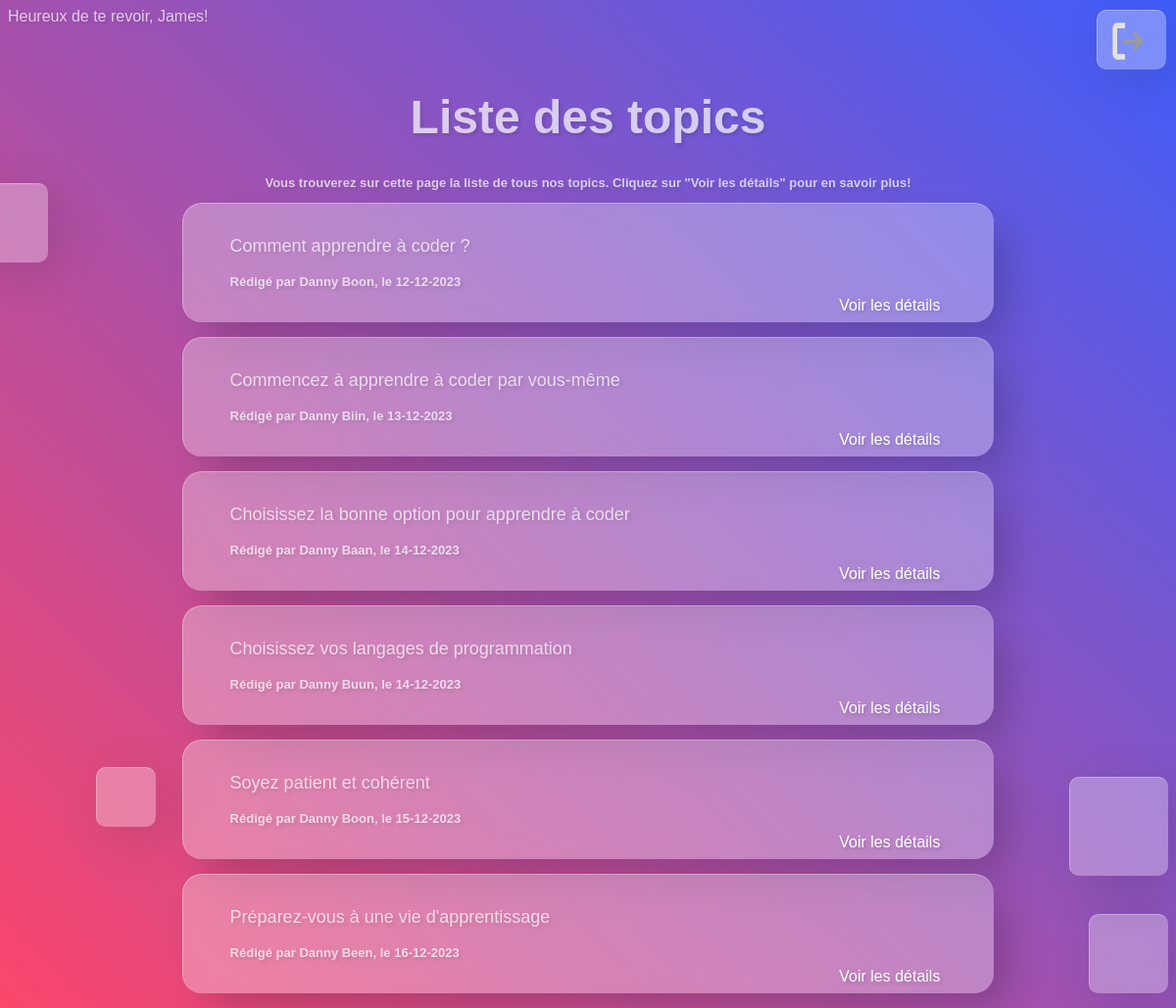
Page /topics.php (signed in) on the committed database.
### tables this page shows
CREATE TABLE topics (id INTEGER PRIMARY KEY AUTOINCREMENT, title TEXT, content TEXT, author TEXT, creation_date TEXT);

### display_topics.php (the view, shortened to what this page needs)
<?php
$output="";
  try{
    if (isset($_SESSION['user_connected'])){
      $pdo = new PDO('sqlite:data.sqlite');
      $sql = "SELECT * from topics";
      $stmt = $pdo->query($sql);
      $results = $stmt->fetchAll();
      forEach($results as $result){
        $title = $result['title'];
        $creation_date = $result['creation_date'];
        $author = $result['author'];
        $output .= "<div class=\"topic-item\">";
        $output .= "<p class=\"topic-title\">".$title."</p>";
        $output .= "<p class=\"topic-author\">Rédigé par ".$author.", le ".$creation_date."</p>";
        $output .= "<a class=\"topic-link\" href=\"details.php?id=".$result['id']."\">Voir les détails</a>";
        $output .= "</div>";
        }
        echo $output;
      } else {
        echo "<script>window.location=\"index.php\";</script>";
      }
    } catch (PDOException $e) {
    echo "<script>alert('Erreur de connexion à la base de données');</script>";
    echo "<script>window.location=\"index.php\";</script>";
    }
?>

### topics.php (shortened to what this page needs)
<?php
$firstname = isset($_COOKIE["firstname"]) ? $_COOKIE["firstname"] : null;
?>
<html>
  <head>
    <link rel="stylesheet" href="Styles/topics.css">
  </head>
  <body>
    <?php
      if (!(isset($_SESSION['user_connected']))){
        echo "<script>window.location=\"error.php\";</script>";
         } else {
        if ($firstname)
          {
            echo "<p class=\"greetings\">Heureux de te revoir, $firstname!</p> <br>";
          } ?>
        <div class="drop drop-4">
          <button class="logout" onclick="location.href='logout.php'" type="button">
              <img src="Images/logout.png" alt="log out" border="0"/>
          </button>
        </div>
        <h1>Liste des topics</h1>
          <p class="subtitle">Vous trouverez sur cette page la liste de tous nos topics.
            Cliquez sur "Voir les détails" pour en savoir plus!</p>
        <div class="container">
          <?php include 'display_topics.php' ?>
        <div>
    <?php } ?>
    <div class="drop drop-1"></div>
    <div class="drop drop-2"></div>
    <div class="drop drop-3"></div>
    <div class="drop drop-5"></div>
</html>

### Styles/topics.css (style rules this page uses)
.container { position: relative; display: list-item; }
.greetings { font-size:medium; }
body { background: linear-gradient(45deg, #FC466B, #3F5EFB); height: auto; font-family: arial, sans-serif; align-items: center; justify-content: center; overflow-y: scroll; }
.topic-item { margin-bottom: 15px; background: rgba(255, 255, 255, .3); padding: 3rem; height: 25px; margin-right: 15%; margin-left: 15%; border-radius: 20px; border-left: 1px solid rgba(255, 255, 255, .3); border-top: 1px solid rgba(255, 255, 255, .3); backdrop-filter: blur(10px); -webkit-backdrop-filter: blur(10px); -moz-backdrop-filter: blur(10px); box-shadow: 20px 20px 40px -6px rgba(0, 0, 0, .2); text-align: center; }
.topic-title { color: white; text-align: start; text-shadow: 2px 2px 4px rgba(0, 0, 0, .2); font-size: large; font-weight: 500; margin-top: -15px; position: relative; }
.topic-author { font-size: small; text-align: start; font-weight: bold; }
.topic-link { text-align: end; text-decoration: none; font-size: unset; color: white; margin-right: 15px; text-shadow: 2px 2px 4px rgba(0, 0, 0, .2); position: absolute; top: 70%; right: 50px; transform: translate(10px, 10px); }
h1 { color: white; text-align: center; opacity: .7; font-size: xxx-large; text-shadow: 2px 2px 4px rgba(0, 0, 0, .2); }
p { color: white; font-weight: 500; opacity: .7; font-size: 1.4rem; text-shadow: 2px 2px 4px rgba(0, 0, 0, .2); }
.subtitle { font-weight: bold; font-size: small; color: white; text-align: center; }
.drop { background: rgba(255, 255, 255, .3); backdrop-filter: blur(10px); -webkit-backdrop-filter: blur(10px); border-radius: 10px; border-left: 1px solid rgba(255, 255, 255, .3); border-top: 1px solid rgba(255, 255, 255, .3); box-shadow: 10px 10px 60px -8px rgba(0,0,0,0.2); position: absolute; transition: all 0.2s ease; }
.drop-1 { height: 80px; width: 80px; top: -20px; left: -40px; z-index: -1; }
.drop-2 { height: 80px; width: 80px; bottom: 0px; right: 0px; z-index: -1; }
.drop-3 { height: 100px; width: 100px; bottom: 120px; right: 0px; z-index: -1; }
.drop-4 { height: 60px; width: 70px; top: 10px; right: 10px; }
.drop-5 { height: 60px; width: 60px; bottom: 170px; left: 90px; z-index: -1; }
button { background: transparent; border: none; color: white; font-size: 1rem; cursor: pointer; transition: all .3s; }
.logout { height: 60px; width: 50px; border: none; background-color: transparent; }
.logout img { height: 60px; width: 50px; margin-right: 5px; margin-bottom: 10px; }
a { text-align:center; color: white; text-shadow: 2px 2px 4px rgba(0, 0, 0, .2); margin: 0; position: absolute; text-decoration: none; text-align: center; position: relative; padding: 0; }

### rows in the picture
topics: title "Comment apprendre à coder ?", author "Danny Boon", creation_date "12-12-2023"
topics: title "Commencez à apprendre à coder par vous-même", author "Danny Biin", creation_date "13-12-2023"
topics: title "Choisissez la bonne option pour apprendre à coder", author "Danny Baan", creation_date "14-12-2023"
topics: title "Choisissez vos langages de programmation", author "Danny Buun", creation_date "14-12-2023"
topics: title "Soyez patient et cohérent", author "Danny Boon", creation_date "15-12-2023"
topics: title "Préparez-vous à une vie d'apprentissage", author "Danny Been", creation_date "16-12-2023"

### other values in the picture
$firstname "James"
